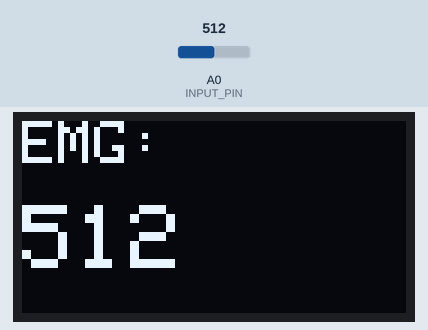
A sketch run on a simulated Arduino Uno, built with avr-gcc and run on an emulated ATmega328P. Parts: 128×64 one-colour display. Inputs (shaded band) come from the test bench; at power-on: A0 (INPUT_PIN) = 512. What the sketch prints to the serial monitor is not drawn.

Above: at 1.2 s.
1.3 s: A0 (INPUT_PIN) set to 716
At 2.3 s:
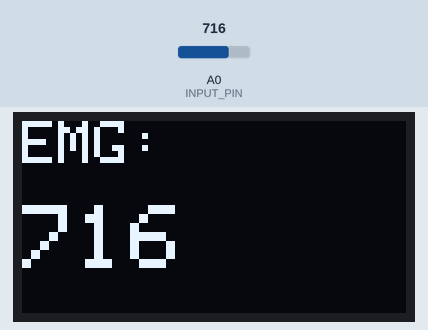
2.9 s: A0 (INPUT_PIN) set to 900
At 3.5 s:
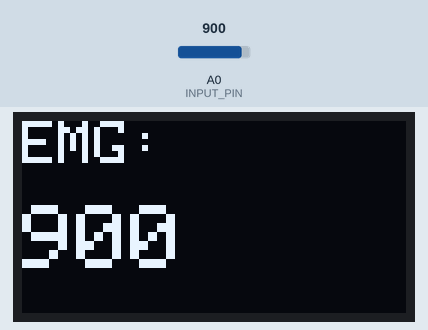
4.5 s: A0 (INPUT_PIN) set to 1023
At 6.0 s:
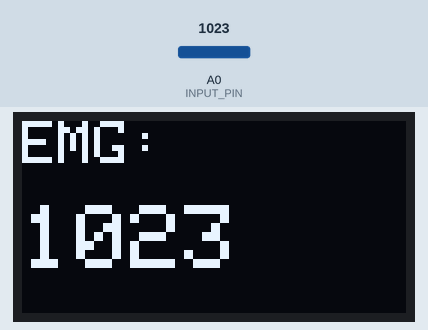
Timing chart, 0 to 7.5 s (numbered marks = the images above; inputs shaded):
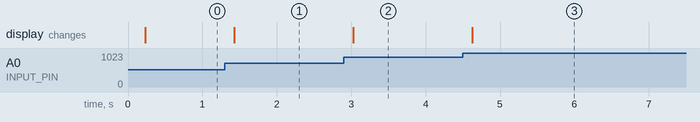

The sketch:

EMG_OLED_Display.ino
```cpp
#include <Wire.h>
#include <Adafruit_GFX.h>
#include <Adafruit_SSD1306.h>

#define SAMPLE_RATE 20
#define BAUD_RATE 115200
#define INPUT_PIN A0

// OLED screen
Adafruit_SSD1306 display(128, 64, &Wire, -1);

int sensor_value = 0;

void setup() {
  Serial.begin(BAUD_RATE);
  Wire.begin();

  // Start OLED
  if (!display.begin(SSD1306_SWITCHCAPVCC, 0x3C)) {
    Serial.println("OLED failed!");
    while (true);
  }

  display.clearDisplay();
  display.setTextColor(SSD1306_WHITE);
  display.display();
}

void loop() {
  static unsigned long lastSample = 0;
  static unsigned long lastDisplay = 0;

  // Read EMG 20 times per second
  if (micros() - lastSample >= 50000UL) {
    lastSample = micros();

    sensor_value = analogRead(INPUT_PIN);

    Serial.print(millis());
    Serial.print(",");
    Serial.println(sensor_value);
  }

  // Update OLED 5 times per second
  if (millis() - lastDisplay >= 200) {
    lastDisplay = millis();

    display.clearDisplay();

    display.setTextSize(2);
    display.setCursor(0, 0);
    display.println("EMG:");

    display.setTextSize(3);
    display.setCursor(0, 28);
    display.println(sensor_value);

    display.display();
  }
}
```

Measured:
- after the input at 1.3 s, the display: changes after 0.13 s (image 1)
- after the input at 2.9 s, the display: changes after 0.13 s (image 2)
- after the input at 4.5 s, the display: changes after 0.13 s (image 3)
